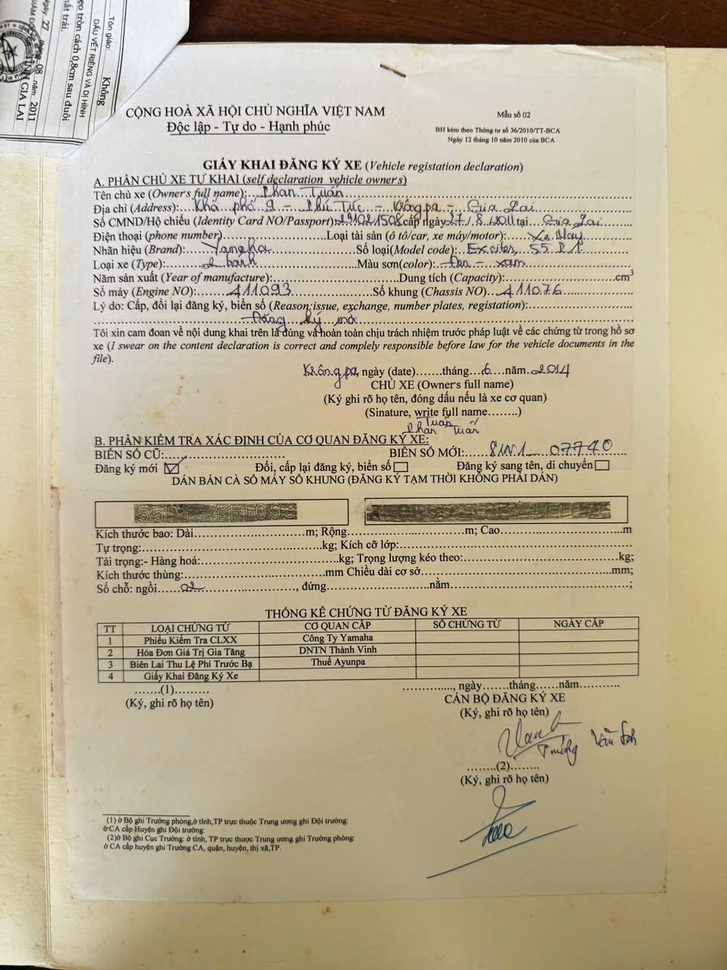
#> input picture input.jpg, 727 x 970 px, shrunk from 960 x 1280 before the run
$ python demo.py
#> lines starting #> are read from the running program, lines starting #| are printed output that depends on the picture; after the words box and inside, x2 and y2 are one past the last pixel; in counts of white or black regions, pixels touching at a corner belong together
import cv2
import numpy as np


# =========================
# Utility: sắp xếp 4 điểm
# =========================
def order_points(pts):
    rect = np.zeros((4, 2), dtype="float32")

    s = pts.sum(axis=1)
    diff = np.diff(pts, axis=1)

    rect[0] = pts[np.argmin(s)]      # top-left
    rect[2] = pts[np.argmax(s)]      # bottom-right
    rect[1] = pts[np.argmin(diff)]   # top-right
    rect[3] = pts[np.argmax(diff)]   # bottom-left

    return rect


# =========================
# Perspective transform
# =========================
def four_point_transform(image, pts):

    rect = order_points(pts)
    (tl, tr, br, bl) = rect

    widthA = np.linalg.norm(br - bl)
    widthB = np.linalg.norm(tr - tl)
    width = (widthA + widthB) / 2

    heightA = np.linalg.norm(tr - br)
    heightB = np.linalg.norm(tl - bl)
    height = (heightA + heightB) / 2

    width = int(width)
    height = int(height)

    dst = np.array([
        [0, 0],
        [width - 1, 0],
        [width - 1, height - 1],
        [0, height - 1]
    ], dtype="float32")

    M = cv2.getPerspectiveTransform(rect, dst)
    warped = cv2.warpPerspective(image, M, (width, height))

    return warped

# =========================
# Lọc contour đúng là giấy
# =========================
def find_document_contour(contours, image_shape):

    img_h, img_w = image_shape[:2]
    img_area = img_h * img_w

    best = None
    best_score = 0

    for c in contours:
        area = cv2.contourArea(c)

        if area < 0.25 * img_area:  # giảm từ 0.3 xuống 0.25
            continue

        hull = cv2.convexHull(c)
        hull_area = cv2.contourArea(hull)

        if hull_area == 0:
            continue

        solidity = area / hull_area

        if solidity < 0.85:
            continue

        score = area * solidity

        if score > best_score:
            best = c
            best_score = score

    return best


# =========================
# Tìm quad nội tiếp (an toàn)
# =========================
def find_inscribed_quad(contour, inset=10):

    hull = cv2.convexHull(contour)
    pts = hull.reshape(-1, 2)

    s = pts.sum(axis=1)
    diff = np.diff(pts, axis=1).reshape(-1)

    tl = pts[np.argmin(s)]
    br = pts[np.argmax(s)]
    tr = pts[np.argmin(diff)]
    bl = pts[np.argmax(diff)]

    quad = np.array([tl, tr, br, bl], dtype=np.float32)

    center = np.mean(quad, axis=0)

    new_quad = []
    for p in quad:
        direction = center - p
        norm = np.linalg.norm(direction)
        if norm == 0:
            new_quad.append(p)
            continue
        direction = direction / norm
        new_p = p + direction * inset
        new_quad.append(new_p)

    return np.array(new_quad, dtype=np.float32)


# =========================
# Main pipeline
# =========================
def perspective_crop_safe(image_path, output_path):

#> called with image_path = 'input.jpg', output_path = 'output.jpg'
    image = cv2.imread(image_path)
#> image is the input picture: shape (970, 727, 3); mean B, G, R 146.1, 172.5, 183.8

    if image is None:
        raise Exception("Không đọc được ảnh")

    orig = image.copy()

    # ======= THAY CANNY BẰNG SEGMENT VÙNG SÁNG =======
    gray = cv2.cvtColor(image, cv2.COLOR_BGR2GRAY)
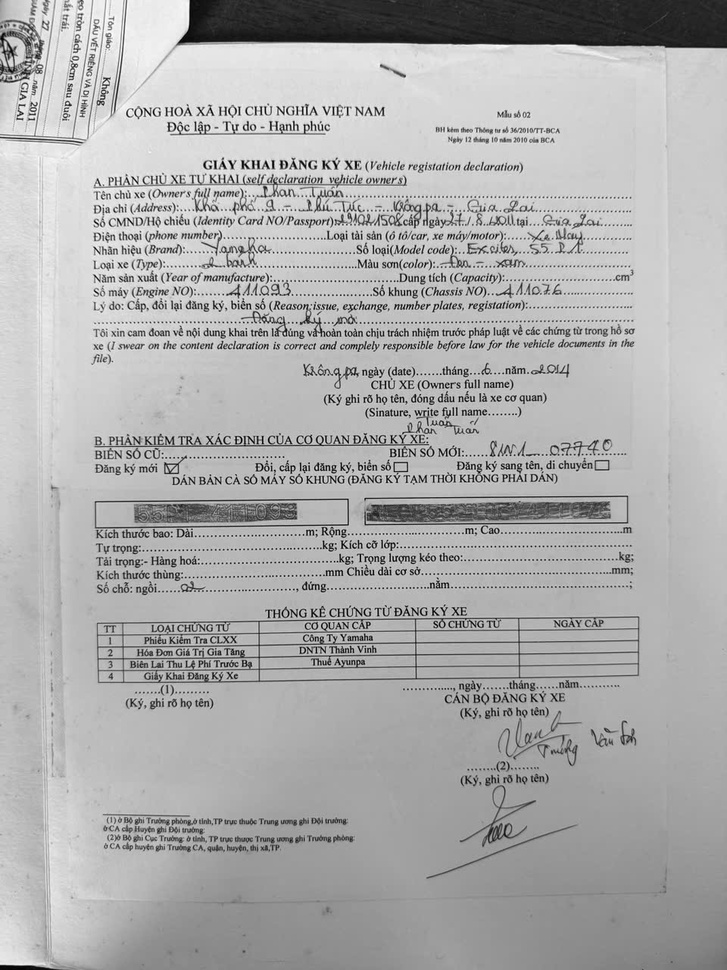
#> gray: shape (970, 727); min 0, max 255, mean 172.9

    # Threshold tách giấy (giấy sáng hơn nền)
    _, th = cv2.threshold(gray, 180, 255, cv2.THRESH_BINARY)
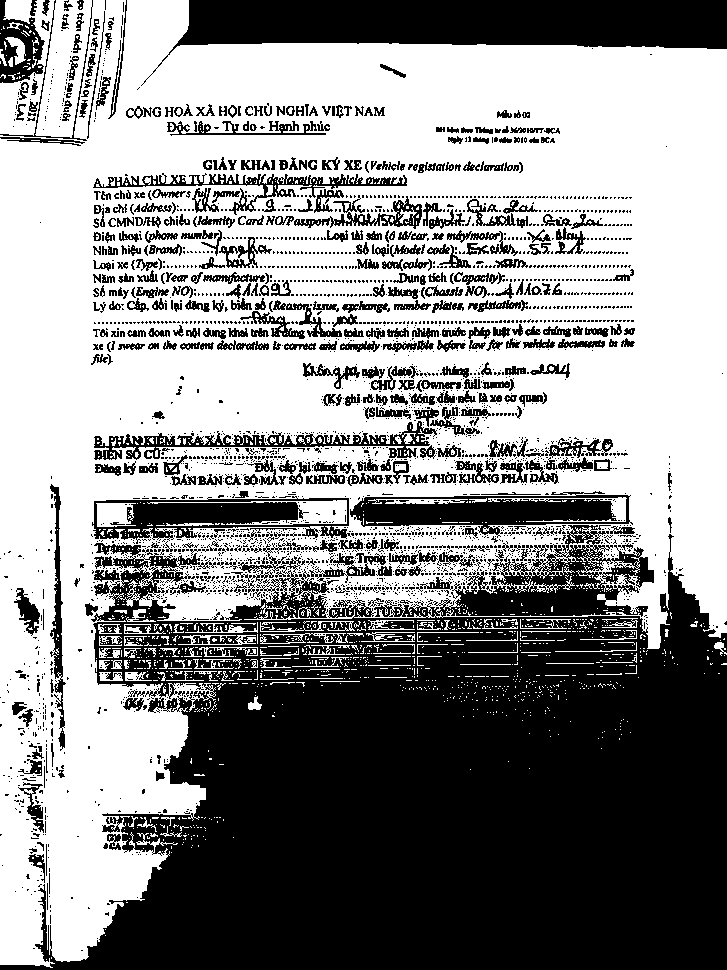
#> th: shape (970, 727); 55.2% white; 3126 black regions (2661 under 20 px), largest, box (x1, y1, x2, y2) and area: (0, 525, 727, 970) 214417, (141, 0, 727, 86) 24364, (350, 491, 633, 538) 6817

    kernel = np.ones((7,7), np.uint8)
    th = cv2.morphologyEx(th, cv2.MORPH_CLOSE, kernel, iterations=2)
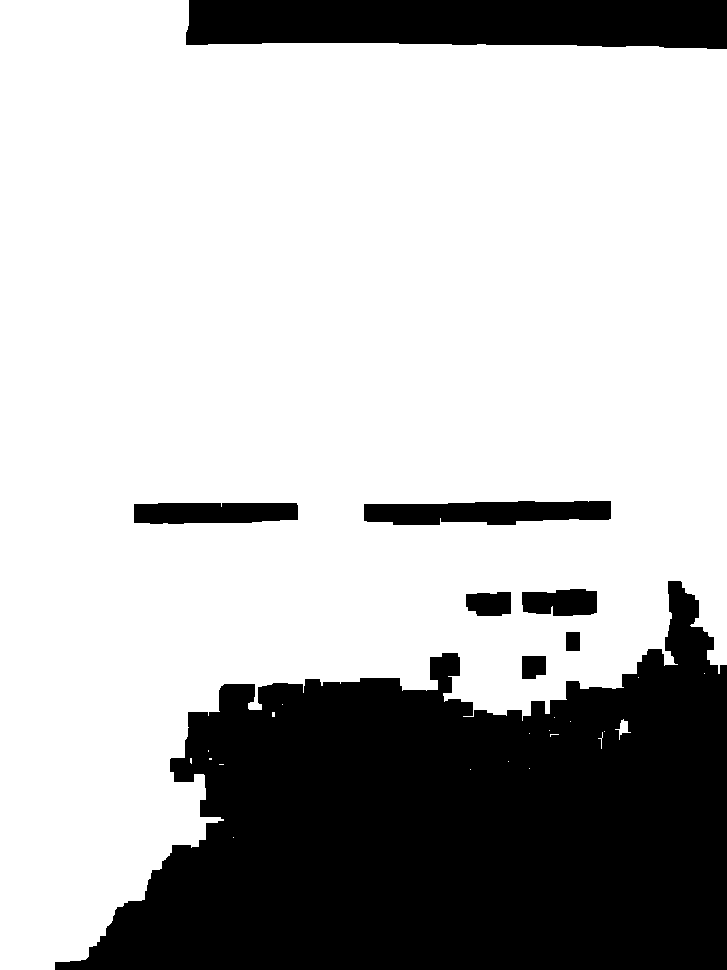
#> th: shape (970, 727); 71.8% white; 8 black regions, largest, box (x1, y1, x2, y2) and area: (55, 581, 727, 970) 162967, (186, 0, 727, 49) 24192, (364, 501, 611, 525) 4844
    th = cv2.dilate(th, kernel, iterations=1)
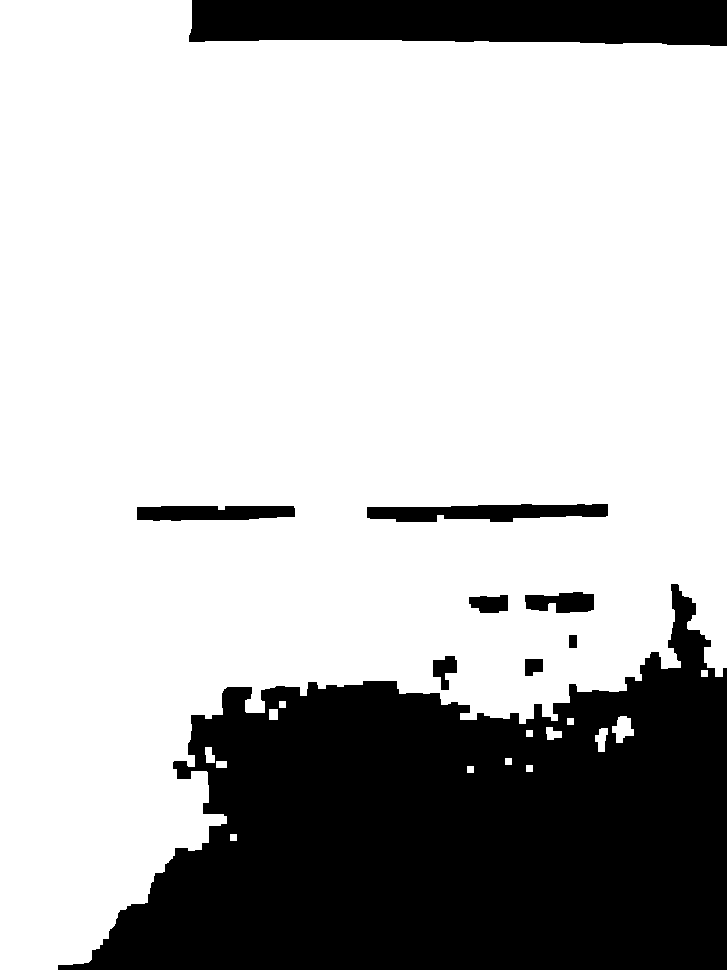
#> th: shape (970, 727); 73.7% white; 9 black regions

    # DEBUG nếu cần:
    # cv2.imshow("mask", th)
    # cv2.waitKey(0)

    contours, _ = cv2.findContours(th, cv2.RETR_EXTERNAL, cv2.CHAIN_APPROX_SIMPLE)
#> contours = 15 contours; largest, box (x1, y1, x2, y2) and area: (0, 0, 727, 970) 523823, (612, 716, 634, 743) 334, (595, 728, 608, 752) 174, (546, 727, 562, 740) 124, (205, 747, 215, 763) 104

    if not contours:
        raise Exception("Không tìm thấy contour")

    contour = find_document_contour(contours, image.shape)
#> the loop in find_document_contour, `for c in contours:` made 15 passes
#> (area, hull_area, solidity, score, best_score) on pass 15: (523823, 594790.5, 0.881, 461323, 461323)
#> (c, area) on passes 1, 2, 3, 4, 5, 7: ([[230, 834], [230, 840], [236, 840], [236, 834]], 36), ([[467, 766], [467, 772], [473, 772], [473, 766]], 36), ([[526, 765], [526, 771], [532, 771], [532, 765]], 36), ([[216, 761], [216, 767], [226, 767], [226, 761]], 60), ([[505, 758], [505, 764], [511, 764], [511, 758]], 36), ([[526, 730], [526, 736], [532, 736], [532, 730]], 36)
#> after the loop in find_document_contour, `for c in contours:`: best = contour of 426 points, box (x1, y1, x2, y2) (0, 0, 727, 970), area 523823; best_score = 461323
#> contour has the same summary as best in find_document_contour

    if contour is None:
        raise Exception("Không tìm được giấy phù hợp")

    peri = cv2.arcLength(contour, True)
#> peri = 4097
    approx = cv2.approxPolyDP(contour, 0.02 * peri, True)
#> approx = [[0, 0], [0, 969], [226, 823], [227, 686], [557, 720], [671, 583], [722, 676], [726, 46]]

    if len(approx) == 4:
        quad = approx.reshape(4, 2).astype(np.float32)
    else:
        quad = find_inscribed_quad(contour, inset=15)
#> in find_inscribed_quad, `hull = cv2.convexHull(contour)`: hull = [[191, 0], [726, 46], [726, 667], [722, 676], [88, 962], [57, 969], [0, 969], [0, 0]]
#> in find_inscribed_quad, `pts = hull.reshape(-1, 2)`: pts has the same summary as hull
#> in find_inscribed_quad, `s = pts.sum(axis=1)`: s = [191, 772, 1393, 1398, 1050, 1026, 969, 0]
#> in find_inscribed_quad, `diff = np.diff(pts, axis=1).reshape(-1)`: diff = [-191, -680, -59, -46, 874, 912, 969, 0]
#> in find_inscribed_quad, `tl = pts[np.argmin(s)]`: tl = [0, 0]
#> in find_inscribed_quad, `br = pts[np.argmax(s)]`: br = [722, 676]
#> in find_inscribed_quad, `tr = pts[np.argmin(diff)]`: tr = [726, 46]
#> in find_inscribed_quad, `bl = pts[np.argmax(diff)]`: bl = [0, 969]
#> in find_inscribed_quad, `quad = np.array([tl, tr, br, bl], dtype=np.float32)`: quad = [[0, 0], [726, 46], [722, 676], [0, 969]]
#> in find_inscribed_quad, `center = np.mean(quad, axis=0)`: center = [362, 422.8]
#> the loop in find_inscribed_quad, `for p in quad:` made 4 passes
#> (p, direction, norm, new_p) on passes 1 to 4: ([0, 0], [0.65, 0.76], 556.6, [9.76, 11.39]), ([726, 46], [-0.695, 0.719], 523.9, [715.6, 56.79]), ([722, 676], [-0.818, -0.575], 440.2, [709.7, 667.4]), ([0, 969], [0.552, -0.834], 655.3, [8.29, 956.5])
#> after the loop in find_inscribed_quad, `for p in quad:`: new_quad = [[9.76, 11.39], [715.6, 56.79], [709.7, 667.4], [8.29, 956.5]]
#> quad has the same summary as new_quad in find_inscribed_quad

    warped = four_point_transform(orig, quad)
#> in order_points, `s = pts.sum(axis=1)`: s = [21.15, 772.4, 1377.1, 964.8]
#> in order_points, `diff = np.diff(pts, axis=1)`: diff = [1.64, -658.8, -42.36, 948.2]
#> in four_point_transform, `rect = order_points(pts)`: rect has the same summary as new_quad in find_inscribed_quad
#> in four_point_transform, `(tl, tr, br, bl) = rect`: tl = [9.76, 11.39]; tr = [715.6, 56.79]; br = [709.7, 667.4]; bl = [8.29, 956.5]
#> in four_point_transform, `widthA = np.linalg.norm(br - bl)`: widthA = 758.7
#> in four_point_transform, `widthB = np.linalg.norm(tr - tl)`: widthB = 707.3
#> in four_point_transform, `width = (widthA + widthB) / 2`: width = 733
#> in four_point_transform, `heightA = np.linalg.norm(tr - br)`: heightA = 610.6
#> in four_point_transform, `heightB = np.linalg.norm(tl - bl)`: heightB = 945.1
#> in four_point_transform, `height = (heightA + heightB) / 2`: height = 777.9
#> in four_point_transform, `width = int(width)`: width = 732
#> in four_point_transform, `height = int(height)`: height = 777
#> in four_point_transform, `dst = np.array([ [0, 0], [width - 1, 0], [width - 1, height - 1], [0, ..`: dst = [[0, 0], [731, 0], [731, 776], [0, 776]]
#> in four_point_transform, `M = cv2.getPerspectiveTransform(rect, dst)`: M = [[0.663, 0.00103, -6.48], [-0.052, 0.808, -8.7], [-0.000501, -1.21e-05, 1]]
#> in four_point_transform, `warped = cv2.warpPerspective(image, M, (width, height))`:
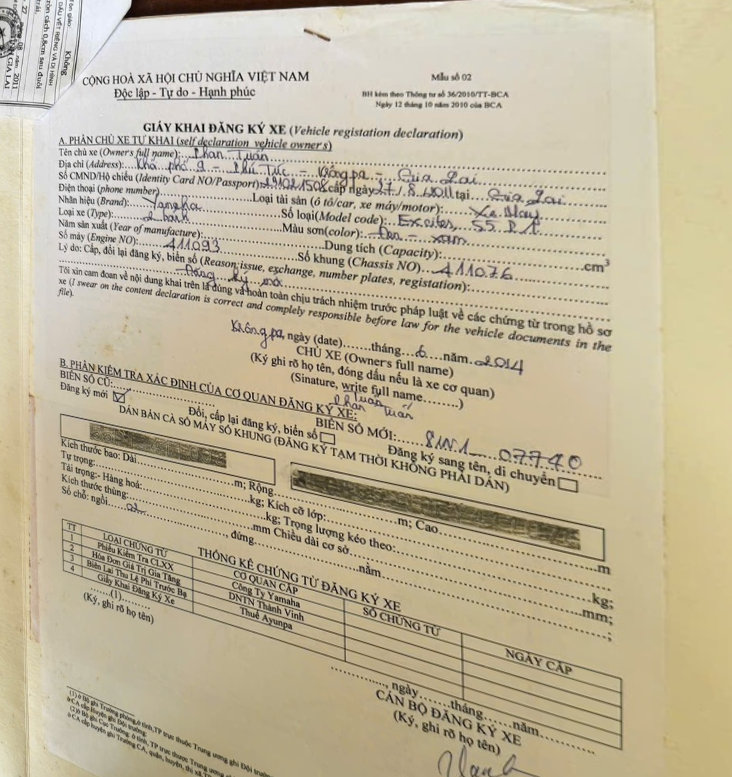
#> warped: shape (777, 732, 3); mean B, G, R 155, 181.1, 191.7

    cv2.imwrite(output_path, warped)
    print("Done:", output_path)


# =========================
# RUN
# =========================
if __name__ == "__main__":
    perspective_crop_safe("input.jpg", "output.jpg")
